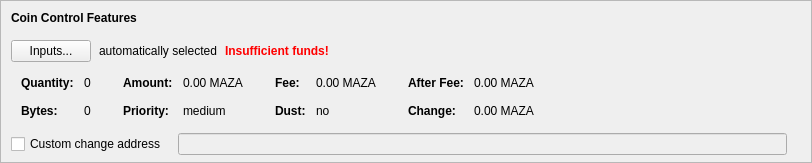
    <widget class="QFrame" name="frameCoinControl">
     <property name="sizePolicy">
      <sizepolicy hsizetype="Expanding" vsizetype="Expanding">
       <horstretch>0</horstretch>
       <verstretch>0</verstretch>
      </sizepolicy>
     </property>
     <property name="maximumSize">
      <size>
       <width>16777215</width>
       <height>16777215</height>
      </size>
     </property>
     <property name="frameShape">
      <enum>QFrame::StyledPanel</enum>
     </property>
     <property name="frameShadow">
      <enum>QFrame::Sunken</enum>
     </property>
     <layout class="QVBoxLayout" name="verticalLayoutCoinControl2">
      <property name="spacing">
       <number>0</number>
      </property>
      <property name="leftMargin">
       <number>0</number>
      </property>
      <property name="topMargin">
       <number>0</number>
      </property>
      <property name="rightMargin">
       <number>0</number>
      </property>
      <property name="bottomMargin">
       <number>6</number>
      </property>
      <item>
       <layout class="QVBoxLayout" name="verticalLayoutCoinControl" stretch="0,0,0,0,1">
        <property name="spacing">
         <number>0</number>
        </property>
        <property name="leftMargin">
         <number>10</number>
        </property>
        <property name="topMargin">
         <number>10</number>
        </property>
        <item>
         <layout class="QHBoxLayout" name="horizontalLayoutCoinControl1">
          <property name="bottomMargin">
           <number>15</number>
          </property>
          <item>
           <widget class="QLabel" name="labelCoinControlFeatures">
            <property name="sizePolicy">
             <sizepolicy hsizetype="Preferred" vsizetype="Maximum">
              <horstretch>0</horstretch>
              <verstretch>0</verstretch>
             </sizepolicy>
            </property>
            <property name="font">
             <font>
              <weight>75</weight>
              <bold>true</bold>
             </font>
            </property>
            <property name="styleSheet">
             <string notr="true">font-weight:bold;</string>
            </property>
            <property name="text">
             <string>Coin Control Features</string>
            </property>
           </widget>
          </item>
         </layout>
        </item>
        <item>
         <layout class="QHBoxLayout" name="horizontalLayoutCoinControl2" stretch="0,0,0,0">
          <property name="spacing">
           <number>8</number>
          </property>
          <property name="bottomMargin">
           <number>10</number>
          </property>
          <item>
           <widget class="QPushButton" name="pushButtonCoinControl">
            <property name="styleSheet">
             <string notr="true"/>
            </property>
            <property name="text">
             <string>Inputs...</string>
            </property>
            <property name="autoDefault">
             <bool>false</bool>
            </property>
           </widget>
          </item>
          <item>
           <widget class="QLabel" name="labelCoinControlAutomaticallySelected">
            <property name="text">
             <string>automatically selected</string>
            </property>
            <property name="margin">
             <number>5</number>
            </property>
           </widget>
          </item>
          <item>
           <widget class="QLabel" name="labelCoinControlInsuffFunds">
            <property name="font">
             <font>
              <weight>75</weight>
              <bold>true</bold>
             </font>
            </property>
            <property name="styleSheet">
             <string notr="true">color:red;font-weight:bold;</string>
            </property>
            <property name="text">
             <string>Insufficient funds!</string>
            </property>
            <property name="margin">
             <number>5</number>
            </property>
           </widget>
          </item>
          <item>
           <spacer name="horizontalSpacerCoinControl">
            <property name="orientation">
             <enum>Qt::Horizontal</enum>
            </property>
            <property name="sizeHint" stdset="0">
             <size>
              <width>40</width>
              <height>1</height>
             </size>
            </property>
           </spacer>
          </item>
         </layout>
        </item>
        <item>
         <widget class="QWidget" name="widgetCoinControl" native="true">
          <property name="sizePolicy">
           <sizepolicy hsizetype="Preferred" vsizetype="Preferred">
            <horstretch>0</horstretch>
            <verstretch>0</verstretch>
           </sizepolicy>
          </property>
          <property name="minimumSize">
           <size>
            <width>0</width>
            <height>0</height>
           </size>
          </property>
          <property name="styleSheet">
           <string notr="true"/>
          </property>
          <layout class="QHBoxLayout" name="horizontalLayoutCoinControl5">
           <property name="leftMargin">
            <number>0</number>
           </property>
           <property name="topMargin">
            <number>0</number>
           </property>
           <property name="rightMargin">
            <number>0</number>
           </property>
           <property name="bottomMargin">
            <number>0</number>
           </property>
           <item>
            <layout class="QHBoxLayout" name="horizontalLayoutCoinControl3" stretch="0,0,0,1">
             <property name="spacing">
              <number>20</number>
             </property>
             <property name="topMargin">
              <number>0</number>
             </property>
             <property name="bottomMargin">
              <number>10</number>
             </property>
             <item>
              <layout class="QFormLayout" name="formLayoutCoinControl1">
               <property name="horizontalSpacing">
                <number>10</number>
               </property>
               <property name="verticalSpacing">
                <number>14</number>
               </property>
               <property name="leftMargin">
                <number>10</number>
               </property>
               <property name="topMargin">
                <number>4</number>
               </property>
               <property name="rightMargin">
                <number>6</number>
               </property>
               <item row="0" column="0">
                <widget class="QLabel" name="labelCoinControlQuantityText">
                 <property name="font">
                  <font>
                   <weight>75</weight>
                   <bold>true</bold>
                  </font>
                 </property>
                 <property name="text">
                  <string>Quantity:</string>
                 </property>
                 <property name="margin">
                  <number>0</number>
                 </property>
                </widget>
               </item>
               <item row="0" column="1">
                <widget class="QLabel" name="labelCoinControlQuantity">
                 <property name="cursor">
                  <cursorShape>IBeamCursor</cursorShape>
                 </property>
                 <property name="contextMenuPolicy">
                  <enum>Qt::ActionsContextMenu</enum>
                 </property>
                 <property name="text">
                  <string notr="true">0</string>
                 </property>
                 <property name="margin">
                  <number>0</number>
                 </property>
                 <property name="textInteractionFlags">
                  <set>Qt::LinksAccessibleByMouse|Qt::TextSelectableByKeyboard|Qt::TextSelectableByMouse</set>
                 </property>
                </widget>
               </item>
               <item row="1" column="0">
                <widget class="QLabel" name="labelCoinControlBytesText">
                 <property name="font">
                  <font>
                   <weight>75</weight>
                   <bold>true</bold>
                  </font>
                 </property>
                 <property name="text">
                  <string>Bytes:</string>
                 </property>
                </widget>
               </item>
               <item row="1" column="1">
                <widget class="QLabel" name="labelCoinControlBytes">
                 <property name="cursor">
                  <cursorShape>IBeamCursor</cursorShape>
                 </property>
                 <property name="contextMenuPolicy">
                  <enum>Qt::ActionsContextMenu</enum>
                 </property>
                 <property name="text">
                  <string notr="true">0</string>
                 </property>
                 <property name="textInteractionFlags">
                  <set>Qt::LinksAccessibleByMouse|Qt::TextSelectableByKeyboard|Qt::TextSelectableByMouse</set>
                 </property>
                </widget>
               </item>
              </layout>
             </item>
             <item>
              <layout class="QFormLayout" name="formLayoutCoinControl2">
               <property name="horizontalSpacing">
                <number>10</number>
               </property>
               <property name="verticalSpacing">
                <number>14</number>
               </property>
               <property name="leftMargin">
                <number>6</number>
               </property>
               <property name="topMargin">
                <number>4</number>
               </property>
               <property name="rightMargin">
                <number>6</number>
               </property>
               <item row="0" column="0">
                <widget class="QLabel" name="labelCoinControlAmountText">
                 <property name="font">
                  <font>
                   <weight>75</weight>
                   <bold>true</bold>
                  </font>
                 </property>
                 <property name="text">
                  <string>Amount:</string>
                 </property>
                 <property name="margin">
                  <number>0</number>
                 </property>
                </widget>
               </item>
               <item row="0" column="1">
                <widget class="QLabel" name="labelCoinControlAmount">
                 <property name="cursor">
                  <cursorShape>IBeamCursor</cursorShape>
                 </property>
                 <property name="contextMenuPolicy">
                  <enum>Qt::ActionsContextMenu</enum>
                 </property>
                 <property name="text">
                  <string notr="true">0.00 MAZA</string>
                 </property>
                 <property name="textInteractionFlags">
                  <set>Qt::LinksAccessibleByMouse|Qt::TextSelectableByKeyboard|Qt::TextSelectableByMouse</set>
                 </property>
                </widget>
               </item>
               <item row="1" column="0">
                <widget class="QLabel" name="labelCoinControlPriorityText">
                 <property name="font">
                  <font>
                   <weight>75</weight>
                   <bold>true</bold>
                  </font>
                 </property>
                 <property name="text">
                  <string>Priority:</string>
                 </property>
                </widget>
               </item>
               <item row="1" column="1">
                <widget class="QLabel" name="labelCoinControlPriority">
                 <property name="cursor">
                  <cursorShape>IBeamCursor</cursorShape>
                 </property>
                 <property name="contextMenuPolicy">
                  <enum>Qt::ActionsContextMenu</enum>
                 </property>
                 <property name="text">
                  <string>medium</string>
                 </property>
                 <property name="textInteractionFlags">
                  <set>Qt::LinksAccessibleByMouse|Qt::TextSelectableByKeyboard|Qt::TextSelectableByMouse</set>
                 </property>
                </widget>
               </item>
              </layout>
             </item>
             <item>
              <layout class="QFormLayout" name="formLayoutCoinControl3">
               <property name="horizontalSpacing">
                <number>10</number>
               </property>
               <property name="verticalSpacing">
                <number>14</number>
               </property>
               <property name="leftMargin">
                <number>6</number>
               </property>
               <property name="topMargin">
                <number>4</number>
               </property>
               <property name="rightMargin">
                <number>6</number>
               </property>
               <item row="0" column="0">
                <widget class="QLabel" name="labelCoinControlFeeText">
                 <property name="font">
                  <font>
                   <weight>75</weight>
                   <bold>true</bold>
                  </font>
                 </property>
                 <property name="text">
                  <string>Fee:</string>
                 </property>
                 <property name="margin">
                  <number>0</number>
                 </property>
                </widget>
               </item>
               <item row="0" column="1">
                <widget class="QLabel" name="labelCoinControlFee">
                 <property name="cursor">
                  <cursorShape>IBeamCursor</cursorShape>
                 </property>
                 <property name="contextMenuPolicy">
                  <enum>Qt::ActionsContextMenu</enum>
                 </property>
                 <property name="text">
                  <string notr="true">0.00 MAZA</string>
                 </property>
                 <property name="textInteractionFlags">
                  <set>Qt::LinksAccessibleByMouse|Qt::TextSelectableByKeyboard|Qt::TextSelectableByMouse</set>
                 </property>
                </widget>
               </item>
               <item row="1" column="0">
                <widget class="QLabel" name="labelCoinControlLowOutputText">
                 <property name="font">
                  <font>
                   <weight>75</weight>
                   <bold>true</bold>
                  </font>
                 </property>
                 <property name="text">
                  <string>Dust:</string>
                 </property>
                </widget>
               </item>
               <item row="1" column="1">
                <widget class="QLabel" name="labelCoinControlLowOutput">
                 <property name="cursor">
                  <cursorShape>IBeamCursor</cursorShape>
                 </property>
                 <property name="contextMenuPolicy">
                  <enum>Qt::ActionsContextMenu</enum>
                 </property>
                 <property name="text">
                  <string>no</string>
                 </property>
                 <property name="textInteractionFlags">
                  <set>Qt::LinksAccessibleByMouse|Qt::TextSelectableByKeyboard|Qt::TextSelectableByMouse</set>
                 </property>
                </widget>
               </item>
              </layout>
             </item>
             <item>
              <layout class="QFormLayout" name="formLayoutCoinControl4">
               <property name="horizontalSpacing">
                <number>10</number>
               </property>
               <property name="verticalSpacing">
                <number>14</number>
               </property>
               <property name="leftMargin">
                <number>6</number>
               </property>
               <property name="topMargin">
                <number>4</number>
               </property>
               <property name="rightMargin">
                <number>6</number>
               </property>
               <item row="0" column="0">
                <widget class="QLabel" name="labelCoinControlAfterFeeText">
                 <property name="font">
                  <font>
                   <weight>75</weight>
                   <bold>true</bold>
                  </font>
                 </property>
                 <property name="text">
                  <string>After Fee:</string>
                 </property>
                 <property name="margin">
                  <number>0</number>
                 </property>
                </widget>
               </item>
               <item row="0" column="1">
                <widget class="QLabel" name="labelCoinControlAfterFee">
                 <property name="cursor">
                  <cursorShape>IBeamCursor</cursorShape>
                 </property>
                 <property name="contextMenuPolicy">
                  <enum>Qt::ActionsContextMenu</enum>
                 </property>
                 <property name="text">
                  <string notr="true">0.00 MAZA</string>
                 </property>
                 <property name="textInteractionFlags">
                  <set>Qt::LinksAccessibleByMouse|Qt::TextSelectableByKeyboard|Qt::TextSelectableByMouse</set>
                 </property>
                </widget>
               </item>
               <item row="1" column="0">
                <widget class="QLabel" name="labelCoinControlChangeText">
                 <property name="font">
                  <font>
                   <weight>75</weight>
                   <bold>true</bold>
                  </font>
                 </property>
                 <property name="text">
                  <string>Change:</string>
                 </property>
                </widget>
               </item>
               <item row="1" column="1">
                <widget class="QLabel" name="labelCoinControlChange">
                 <property name="cursor">
                  <cursorShape>IBeamCursor</cursorShape>
                 </property>
                 <property name="contextMenuPolicy">
                  <enum>Qt::ActionsContextMenu</enum>
                 </property>
                 <property name="text">
                  <string notr="true">0.00 MAZA</string>
                 </property>
                 <property name="textInteractionFlags">
                  <set>Qt::LinksAccessibleByMouse|Qt::TextSelectableByKeyboard|Qt::TextSelectableByMouse</set>
                 </property>
                </widget>
               </item>
              </layout>
             </item>
            </layout>
           </item>
          </layout>
         </widget>
        </item>
        <item>
         <layout class="QHBoxLayout" name="horizontalLayoutCoinControl4" stretch="0,0,0">
          <property name="spacing">
           <number>12</number>
          </property>
          <property name="sizeConstraint">
           <enum>QLayout::SetDefaultConstraint</enum>
          </property>
          <property name="topMargin">
           <number>5</number>
          </property>
          <property name="rightMargin">
           <number>5</number>
          </property>
          <item>
           <widget class="QCheckBox" name="checkBoxCoinControlChange">
            <property name="toolTip">
             <string>If this is activated, but the change address is empty or invalid, change will be sent to a newly generated address.</string>
            </property>
            <property name="text">
             <string>Custom change address</string>
            </property>
           </widget>
          </item>
          <item>
           <widget class="QValidatedLineEdit" name="lineEditCoinControlChange">
            <property name="enabled">
             <bool>false</bool>
            </property>
            <property name="sizePolicy">
             <sizepolicy hsizetype="Expanding" vsizetype="Fixed">
              <horstretch>0</horstretch>
              <verstretch>0</verstretch>
             </sizepolicy>
            </property>
           </widget>
          </item>
          <item>
           <widget class="QLabel" name="labelCoinControlChangeLabel">
            <property name="sizePolicy">
             <sizepolicy hsizetype="Preferred" vsizetype="Expanding">
              <horstretch>0</horstretch>
              <verstretch>0</verstretch>
             </sizepolicy>
            </property>
            <property name="minimumSize">
             <size>
              <width>0</width>
              <height>0</height>
             </size>
            </property>
            <property name="text">
             <string/>
            </property>
            <property name="margin">
             <number>3</number>
            </property>
           </widget>
          </item>
         </layout>
        </item>
        <item>
         <spacer name="verticalSpacerCoinControl">
          <property name="orientation">
           <enum>Qt::Vertical</enum>
          </property>
          <property name="sizeHint" stdset="0">
           <size>
            <width>800</width>
            <height>1</height>
           </size>
          </property>
         </spacer>
        </item>
       </layout>
      </item>
     </layout>
    </widget>
